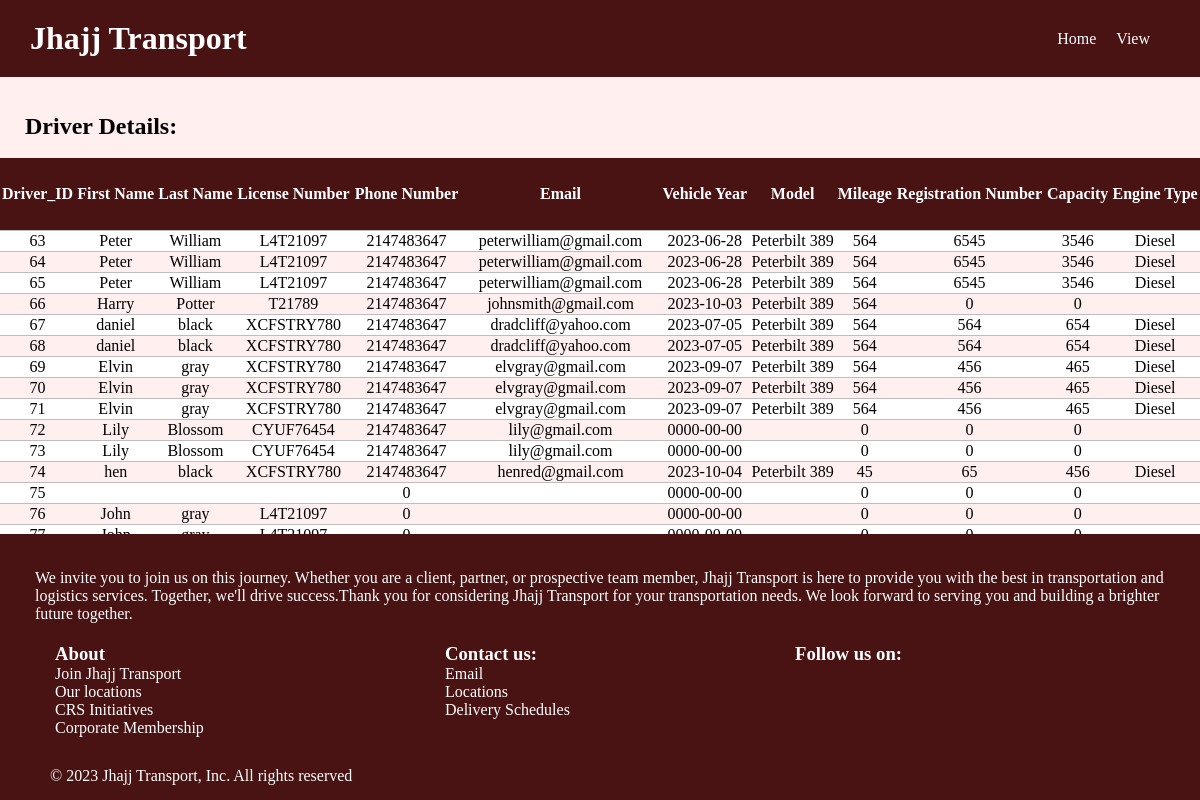
The page /view.php on the database its author committed.
### tables this page shows
CREATE TABLE `truckdriver` (
  `driver_ID` int(10) NOT NULL,
  `fname` varchar(100) NOT NULL,
  `lname` varchar(40) NOT NULL,
  `licenseNumber` varchar(20) NOT NULL,
  `phoneNumber` int(15) NOT NULL,
  `email` varchar(40) NOT NULL,
  `vehicleYear` date NOT NULL,
  `model` varchar(40) NOT NULL,
  `mileage` bigint(10) NOT NULL,
  `registrationNumber` int(10) NOT NULL,
  `capacity` bigint(10) NOT NULL,
  `engineType` varchar(40) NOT NULL
);

### database.php (called while the page is built, shortened)
<?php
class Database {
    private $connection;
    public function connect_db() {
        $this->connection = mysqli_connect('localhost', 'root', '', 'library');
    }
    public function getData($query){
      $result = $this->connection->query($query);
        $rows = array();
            while ($row = $result->fetch_assoc()){
              $rows[] = $row;
            }
            return $rows;
          }
    }
    $database = new Database();
  ?>

### view.php (the view, shortened to what this page needs)
<?php
    include_once('database.php');
?>
<!DOCTYPE html>
<html lang="en">
<head>
    <link rel="stylesheet" type="text/css" href="myStyles.css">
</head>
<body>
<header>
        <h1>Jhajj Transport</h1>
        <ul class="navigation">
            <li><a href="index.php">Home</a></li>
            <li><a href="view.php">View</a></li>
        </ul>
</header>
    <main>
    <div>
        <br/>
        <br/>
        <h2 style="margin-left:25px;">Driver Details:</h2></div>
        <br/>
    <table class="table">
        <?php
            $query = 'SELECT * FROM truckdriver';
            $result = $database->getData($query);
        ?>
        <tr>
            <th>Driver_ID</th>
            <th>First Name</th>
            <th>Last Name</th>
            <th>License Number</th>
            <th>Phone Number</th>
            <th>Email</th>
            <th>Vehicle Year</th>
            <th>Model</th>
            <th>Mileage</th>
            <th>Registration Number</th>
            <th>Capacity</th>
            <th>Engine Type</th>
        </tr>
        <?php
            foreach($result as $key => $res){
            echo "<tr>";
                echo "<td>".$res['driver_ID']."</td>";
                echo "<td>".$res['fname']."</td>";
                echo "<td>".$res['lname']."</td>";
                echo "<td>".$res['licenseNumber']."</td>";
                echo "<td>".$res['phoneNumber']."</td>";
                echo "<td>".$res['email']."</td>";
                echo "<td>".$res['vehicleYear']."</td>";
                echo "<td>".$res['model']."</td>";
                echo "<td>".$res['mileage']."</td>";
                echo "<td>".$res['registrationNumber']."</td>";
                echo "<td>".$res['capacity']."</td>";
                echo "<td>".$res['engineType']."</td>";
            echo "</tr>";
        }
        ?>
    </table>
    </main>
    <footer>
        <section>
            <div>
                <p class="conclusion">We invite you to join us on this journey. Whether you are a client, partner, or prospective team member, Jhajj Transport is here to provide you with the
                    best in transportation and logistics services. Together, we'll drive success.Thank you for considering Jhajj Transport for your transportation needs.
                    We look forward to serving you and building a brighter future together.</p>
            </div>
            <div class="impLinks">
            <div class="links1">
                <ul class="l1">
                    <li><h3>About</h3></li>
                    <li><a href="www.google.com">Join Jhajj Transport</a></li>
                    <li><a href="www.google.com">Our locations</a></li>
                    <li><a href="www.google.com">CRS Initiatives</a></li>
                    <li><a href="www.google.com">Corporate Membership</a></li>
                </ul>
            </div>
            <div class="links2">
                <ul class="l1">
                    <li><h3>Contact us:</h3></li>
                    <li><a href="www.google.com">Email</a></li>
                    <li><a href="www.google.com">Locations</a></li>
                    <li><a href="www.google.com">Delivery Schedules</a></li>
                </ul>
            </div>
             <div class="sclinks">
                    <h3>Follow us on: </h3>
            </div>
            </div>
            <div class="copyright">
                 <p>&copy 2023 Jhajj Transport, Inc. All rights reserved</p>
            </div>
        </section>
    </footer>
</body>
</html>

### myStyles.css (style rules this page uses)
* { margin: 0; padding: 0 auto; max-width: 100%; }
body { background-color: rgb(255, 239, 239); display: block; overflow-x: hidden; }
header { background-color: rgb(73, 19, 19); display: flex; align-items: center; justify-content: space-between; padding: 20px 30px; }
h1 { color:rgb(255, 255, 255); }
.navigation { list-style-type: none; padding: 0; margin: 0; display: flex; }
.navigation li { display: inline; margin-right: 20px; }
.navigation a { text-decoration: none; color: white; }
table { width: 100%; border-collapse: collapse; }
table, th, td { border-bottom: 1px solid #bdbdbd; text-align: center; }
th { height: 70px; color: white; background-color: rgb(73, 19, 19); }
tr:nth-child(even) { background-color: #ffffff; }
section { background-color: rgb(73, 19, 19); color: white; padding: 15px; position: fixed; bottom: 0; }
.l1 { list-style-type: none; }
.l1 a { color: white; text-decoration: none; }
.conclusion { color:white; padding: 20px; }
.impLinks { display: grid; grid-template-columns: repeat(3,1fr); }
.copyright { padding-top: 30px; margin-left: 35px; }

### rows shown on the page
truckdriver: driver_ID "63", fname "Peter", lname "William", licenseNumber "L4T21097", phoneNumber "2147483647", email "peterwilliam@gmail.com", vehicleYear "2023-06-28", model "Peterbilt 389", mileage "564", registrationNumber "6545", capacity "3546", engineType "Diesel"
truckdriver: driver_ID "64", fname "Peter", lname "William", licenseNumber "L4T21097", phoneNumber "2147483647", email "peterwilliam@gmail.com", vehicleYear "2023-06-28", model "Peterbilt 389", mileage "564", registrationNumber "6545", capacity "3546", engineType "Diesel"
truckdriver: driver_ID "65", fname "Peter", lname "William", licenseNumber "L4T21097", phoneNumber "2147483647", email "peterwilliam@gmail.com", vehicleYear "2023-06-28", model "Peterbilt 389", mileage "564", registrationNumber "6545", capacity "3546", engineType "Diesel"
truckdriver: driver_ID "66", fname "Harry", lname "Potter", licenseNumber "T21789", phoneNumber "2147483647", email "johnsmith@gmail.com", vehicleYear "2023-10-03", model "Peterbilt 389", mileage "564", registrationNumber "0", capacity "0"
truckdriver: driver_ID "67", fname "daniel", lname "black", licenseNumber "XCFSTRY780", phoneNumber "2147483647", email "dradcliff@yahoo.com", vehicleYear "2023-07-05", model "Peterbilt 389", mileage "564", registrationNumber "564", capacity "654", engineType "Diesel"
truckdriver: driver_ID "68", fname "daniel", lname "black", licenseNumber "XCFSTRY780", phoneNumber "2147483647", email "dradcliff@yahoo.com", vehicleYear "2023-07-05", model "Peterbilt 389", mileage "564", registrationNumber "564", capacity "654", engineType "Diesel"
truckdriver: driver_ID "69", fname "Elvin", lname "gray", licenseNumber "XCFSTRY780", phoneNumber "2147483647", email "elvgray@gmail.com", vehicleYear "2023-09-07", model "Peterbilt 389", mileage "564", registrationNumber "456", capacity "465", engineType "Diesel"
truckdriver: driver_ID "70", fname "Elvin", lname "gray", licenseNumber "XCFSTRY780", phoneNumber "2147483647", email "elvgray@gmail.com", vehicleYear "2023-09-07", model "Peterbilt 389", mileage "564", registrationNumber "456", capacity "465", engineType "Diesel"
truckdriver: driver_ID "71", fname "Elvin", lname "gray", licenseNumber "XCFSTRY780", phoneNumber "2147483647", email "elvgray@gmail.com", vehicleYear "2023-09-07", model "Peterbilt 389", mileage "564", registrationNumber "456", capacity "465", engineType "Diesel"
truckdriver: driver_ID "72", fname "Lily", lname "Blossom", licenseNumber "CYUF76454", phoneNumber "2147483647", email "lily@gmail.com", vehicleYear "0000-00-00", mileage "0", registrationNumber "0", capacity "0"
truckdriver: driver_ID "73", fname "Lily", lname "Blossom", licenseNumber "CYUF76454", phoneNumber "2147483647", email "lily@gmail.com", vehicleYear "0000-00-00", mileage "0", registrationNumber "0", capacity "0"
truckdriver: driver_ID "74", fname "hen", lname "black", licenseNumber "XCFSTRY780", phoneNumber "2147483647", email "henred@gmail.com", vehicleYear "2023-10-04", model "Peterbilt 389", mileage "45", registrationNumber "65", capacity "456", engineType "Diesel"
truckdriver: driver_ID "75", phoneNumber "0", vehicleYear "0000-00-00", mileage "0", registrationNumber "0", capacity "0"
truckdriver: driver_ID "76", fname "John", lname "gray", licenseNumber "L4T21097", phoneNumber "0", vehicleYear "0000-00-00", mileage "0", registrationNumber "0", capacity "0"
